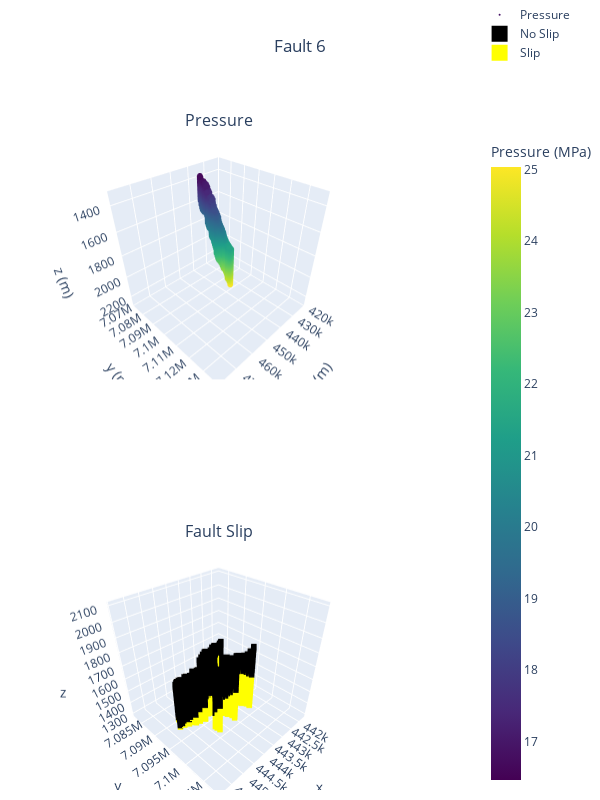

Write notebook code for a chart like this one.
### Markdown cell above
## vertical

### Code cell
# parameters
fault_id = 0; year = 2050; year_list = [2030, 2040, 2050, 2060, 2550, 3050]
# load data
coor_fault = np.load('results/JD_Sula_2025_flow_coor&fault_reservoir.npy')
pres = np.load('data/results_trimmed/case1_PRES.npy')
# Filter data for the specific fault_id
mask = (coor_fault[:,:,:,3] == fault_id)
x_coor,y_coor,z_coor = coor_fault[:,:,:,0][mask], coor_fault[:,:,:,1][mask], coor_fault[:,:,:,2][mask]
pres_val = pres[:,:,:,year_list.index(year)][mask]/1000 # convert to MPa
fault_slip_val = fault_slip[:,:,:,year_list.index(year)][mask]

# Pressure plot
pressure_scatter = go.Scatter3d(
    x=x_coor,
    y=y_coor,
    z=z_coor,
    mode='markers',
    marker=dict(
        size=2,
        color=pres_val,
        colorscale='viridis',
        colorbar=dict(
            title='Pressure (MPa)',
            x=1.1,  # Positioning the color bar
            # xanchor='right'
        ),
        showscale=True,
    ),
    name='Pressure'
)

# Fault slip plot
mask0 = (fault_slip_val == 0); mask1 = (fault_slip_val == 1)
# Real traces (small markers for plot, no legend)
trace_no_slip = go.Scatter3d(
    x=x_coor[mask0],
    y=y_coor[mask0],
    z=z_coor[mask0],
    mode='markers',
    marker=dict(size=2, color='black', symbol='square'),
    name='No Slip',
    showlegend=False   # hide real trace from legend
)

trace_slip = go.Scatter3d(
    x=x_coor[mask1],
    y=y_coor[mask1],
    z=z_coor[mask1],
    mode='markers',
    marker=dict(size=2, color='yellow', symbol='square'),
    name='Slip',
    showlegend=False   # hide real trace from legend
)

# Dummy traces (legend only, big markers)
dummy_no_slip = go.Scatter3d(
    x=[None], y=[None], z=[None],
    mode='markers',
    marker=dict(size=50, color='black', symbol='square'),
    name='No Slip',
    showlegend=True
)
dummy_slip = go.Scatter3d(
    x=[None], y=[None], z=[None],
    mode='markers',
    marker=dict(size=50, color='yellow', symbol='square'),
    name='Slip',
    showlegend=True
)

# Create subplots
fig = make_subplots(
    rows=2, cols=1,
    specs=[[{'type': 'scatter3d'}], [{'type': 'scatter3d'}]],
    subplot_titles=('Pressure', 'Fault Slip')
)

fig.add_trace(pressure_scatter, row=1, col=1)

# Always add real traces (for plotting)
fig.add_trace(trace_no_slip, row=2, col=1)
fig.add_trace(trace_slip, row=2, col=1)

# Always add dummy traces (for legend only)
fig.add_trace(dummy_no_slip, row=2, col=1)
fig.add_trace(dummy_slip, row=2, col=1)

# Update layout
fig.update_layout(
    width=600,   # Set the desired width in pixels
    height=800,  # Set the desired height in pixels
    title={
        'text': 'Fault 6',
        'y':0.95,
        'x':0.5,
        'xanchor': 'center',
        'yanchor': 'top'
    },
    legend=dict(
        orientation='v',
        yanchor='bottom',
        y=1.1,
        xanchor='left',
        x=1.1
    ),
    scene=dict(
        xaxis=dict(title='x (m)', range=[420000, 480000]),
        yaxis=dict(title='y (m)', range=[7070000, 7140000]),
        zaxis=dict(title='z (m)', range=[2300,1300])
    ),
    margin=dict(l=0, r=10, b=10, t=50)
)

# Show plot
fig.show()

### Figure 1 — Plotly figure (JSON) as saved in the notebook; plotly's stock layout.template omitted (floating-point values rounded to 4 significant figures; data arrays with more than 128 entries replaced by an {"elided": "..."} marker saying what was removed)
{"data": [{"marker": {"color": {"elided": "4797 float values"}, "colorbar": {"title": {"text": "Pressure (MPa)"}, "x": 1.1}, "colorscale": [[0, "#440154"], [0.1111, "#482878"], [0.2222, "#3e4989"], [0.3333, "#31688e"], [0.4444, "#26828e"], [0.5556, "#1f9e89"], [0.6667, "#35b779"], [0.7778, "#6ece58"], [0.8889, "#b5de2b"], [1, "#fde725"]], "showscale": true, "size": 2}, "mode": "markers", "name": "Pressure", "scene": "scene", "type": "scatter3d", "x": {"elided": "4797 float values"}, "y": {"elided": "4797 float values"}, "z": {"elided": "4797 float values"}}, {"marker": {"color": "black", "size": 2, "symbol": "square"}, "mode": "markers", "name": "No Slip", "scene": "scene2", "showlegend": false, "type": "scatter3d", "x": {"elided": "2639 float values"}, "y": {"elided": "2639 float values"}, "z": {"elided": "2639 float values"}}, {"marker": {"color": "yellow", "size": 2, "symbol": "square"}, "mode": "markers", "name": "Slip", "scene": "scene2", "showlegend": false, "type": "scatter3d", "x": {"elided": "2158 float values"}, "y": {"elided": "2158 float values"}, "z": {"elided": "2158 float values"}}, {"marker": {"color": "black", "size": 50, "symbol": "square"}, "mode": "markers", "name": "No Slip", "scene": "scene2", "showlegend": true, "type": "scatter3d", "x": [null], "y": [null], "z": [null]}, {"marker": {"color": "yellow", "size": 50, "symbol": "square"}, "mode": "markers", "name": "Slip", "scene": "scene2", "showlegend": true, "type": "scatter3d", "x": [null], "y": [null], "z": [null]}], "layout": {"annotations": [{"font": {"size": 16}, "showarrow": false, "text": "Pressure", "x": 0.5, "xanchor": "center", "xref": "paper", "y": 1, "yanchor": "bottom", "yref": "paper"}, {"font": {"size": 16}, "showarrow": false, "text": "Fault Slip", "x": 0.5, "xanchor": "center", "xref": "paper", "y": 0.375, "yanchor": "bottom", "yref": "paper"}], "height": 800, "legend": {"orientation": "v", "x": 1.1, "xanchor": "left", "y": 1.1, "yanchor": "bottom"}, "margin": {"b": 10, "l": 0, "r": 10, "t": 50}, "scene": {"domain": {"x": [0, 1], "y": [0.625, 1]}, "xaxis": {"range": [420000, 480000], "title": {"text": "x (m)"}}, "yaxis": {"range": [7070000, 7140000], "title": {"text": "y (m)"}}, "zaxis": {"range": [2300, 1300], "title": {"text": "z (m)"}}}, "scene2": {"domain": {"x": [0, 1], "y": [0, 0.375]}}, "title": {"text": "Fault 6", "x": 0.5, "xanchor": "center", "y": 0.95, "yanchor": "top"}, "width": 600}}
